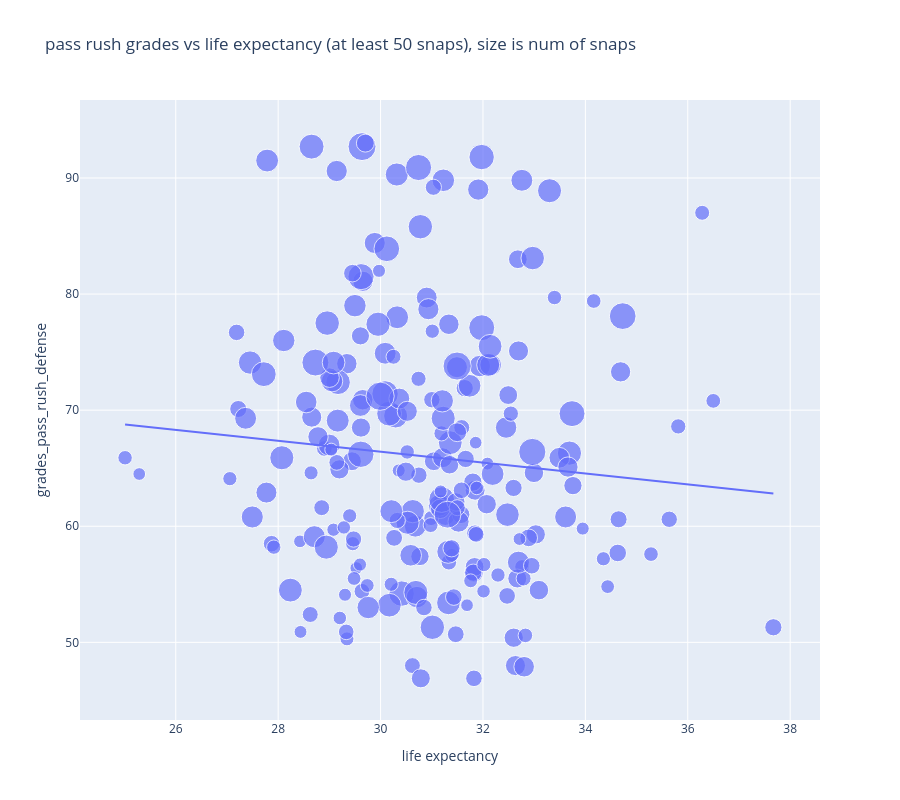

Notebook cell for this chart:
### Code cell
px.scatter(
    pr_comp[pr_comp.num_snaps > 50],
    x="life expectancy",
    y="grades_pass_rush_defense",
    size="num_snaps",
    hover_data=["num_snaps", "player", "position", "team_name"],
    height=800,
    title="pass rush grades vs life expectancy (at least 50 snaps), size is num of snaps",
    trendline="ols",
)

### Figure 1 — Plotly figure (JSON) as saved in the notebook; plotly's stock layout.template omitted (floating-point values rounded to 4 significant figures; data arrays with more than 128 entries replaced by an {"elided": "..."} marker saying what was removed)
{"data": [{"customdata": {"elided": "220x4 mixed values"}, "hovertemplate": "life expectancy=%{x}<br>grades_pass_rush_defense=%{y}<br>num_snaps=%{customdata[0]}<br>player=%{customdata[1]}<br>position=%{customdata[2]}<br>team_name=%{customdata[3]}<extra></extra>", "legendgroup": "", "marker": {"color": "#636efa", "size": {"elided": "220 int values"}, "sizemode": "area", "sizeref": 0.6325, "symbol": "circle"}, "mode": "markers", "name": "", "orientation": "v", "showlegend": false, "type": "scatter", "x": {"elided": "220 float values"}, "xaxis": "x", "y": {"elided": "220 float values"}, "yaxis": "y"}, {"hovertemplate": "<b>OLS trendline</b><br>grades_pass_rush_defense = -0.468562 * life expectancy + 80.4787<br>R<sup>2</sup>=0.007381<br><br>life expectancy=%{x}<br>grades_pass_rush_defense=%{y} <b>(trend)</b><extra></extra>", "legendgroup": "", "marker": {"color": "#636efa", "symbol": "circle"}, "mode": "lines", "name": "", "showlegend": false, "type": "scatter", "x": {"elided": "220 float values"}, "xaxis": "x", "y": {"elided": "220 float values"}, "yaxis": "y"}], "layout": {"height": 800, "legend": {"itemsizing": "constant", "tracegroupgap": 0}, "title": {"text": "pass rush grades vs life expectancy (at least 50 snaps), size is num of snaps"}, "xaxis": {"anchor": "y", "domain": [0, 1], "title": {"text": "life expectancy"}}, "yaxis": {"anchor": "x", "domain": [0, 1], "title": {"text": "grades_pass_rush_defense"}}}}
